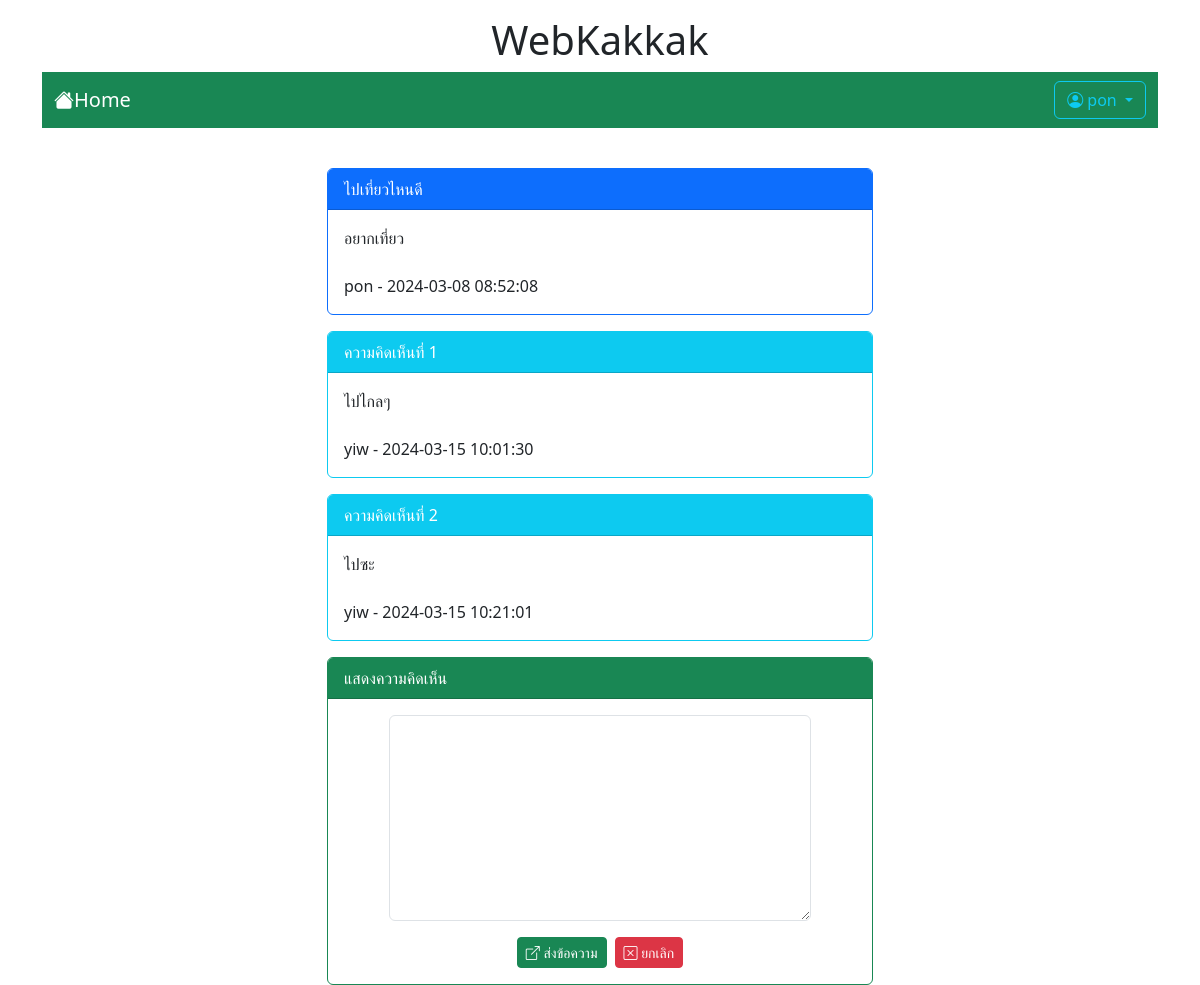
The page /post.php?id=3 (signed in) on the database its author committed.
### tables this page shows
CREATE TABLE `post` (
  `id` int(11) NOT NULL,
  `title` varchar(128) NOT NULL,
  `content` varchar(2048) NOT NULL,
  `post_date` datetime NOT NULL,
  `cat_id` int(11) NOT NULL,
  `user_id` int(11) NOT NULL
);

CREATE TABLE `user` (
  `id` int(11) NOT NULL,
  `login` varchar(32) NOT NULL,
  `password` varchar(64) NOT NULL,
  `name` varchar(64) NOT NULL,
  `gender` char(1) NOT NULL,
  `email` varchar(32) NOT NULL,
  `role` char(1) NOT NULL
);

CREATE TABLE `comment` (
  `id` int(11) NOT NULL,
  `content` varchar(20148) NOT NULL,
  `post_date` datetime NOT NULL,
  `user_id` int(11) NOT NULL,
  `post_id` int(11) NOT NULL
);

### post.php (the view, shortened to what this page needs)
<!DOCTYPE html>
<html lang="en">
<head>
    <link rel="stylesheet" href="https://cdn.jsdelivr.net/npm/bootstrap-icons@1.11.3/font/bootstrap-icons.min.css">
    <link rel="stylesheet" href="bootstrap-5.3.2-dist/css/bootstrap.min.css">
</head>
<body>
    <div class="container-lg">
        <h1 class="mt-3" style="text-align: center;">WebKakkak</h1>
        <?php include "nav.php" ?>
        <div class="row mt-4">
            <div class="col-lg-3 col-md-2 col-sm-1"></div>
            <div class="col-lg-6 col-md-8 col-sm-10">
                <?php
                $conn = new PDO("mysql:host=localhost;dbname=webboard;charset=utf8", "root", "");
                $sql = "SELECT post.title,post.content,post.post_date,user.login
                        FROM post INNER JOIN user ON (post.user_id=user.id)
                        WHERE post.id=$_GET[id]";
                $result = $conn->query($sql);
                while ($row = $result->fetch()) {
                    echo "<div class='card border-primary mt-3'>";
                    echo "<div class='card-header bg-primary text-white'>
                                $row[title]
                            </div>";
                    echo "<div class='card-body'>
                                $row[content]
                                <br><br>
                                $row[login] - $row[post_date]
                            </div>";
                    echo "</div>";
                }
                $sql = "SELECT comment.content, comment.post_date, user.login
                        FROM comment INNER JOIN user ON (comment.user_id=user.id)
                        WHERE comment.post_id=$_GET[id]";
                $result = $conn->query($sql);
                $i = 1;
                while ($row = $result->fetch()) {
                    echo "<div class='card border-info mt-3'>";
                    echo "<div class='card-header bg-info text-white'>
                                ความคิดเห็นที่ $i
                            </div>";
                    echo "<div class='card-body'>
                                $row[content]
                                <br><br>
                                $row[login] - $row[post_date]
                            </div>";
                    echo "</div>";
                    $i = $i + 1;
                }
                ?>
                <?php
                if (isset($_SESSION['id'])) {
                ?>
                    <div class="card border-success mt-3">
                        <div class="card-header bg-success text-white">
                            แสดงความคิดเห็น
                        </div>
                        <div class="card-body">
                            <form action="post_save.php" method="post">
                                <div class="row mb-3 justify-content-center">
                                    <div class="col-lg-10">
                                        <textarea name="comment" rows="8" class="form-control" required></textarea>
                                    </div>
                                </div>
                                <div class="row">
                                    <div class="col-lg-12 d-flex justify-content-center">
                                        <button type="submit" class="btn btn-success btn-sm text-white">
                                            <i class="bi bi-box-arrow-up-right"></i> ส่งข้อความ
                                        </button>
                                        <button type="reset" class="btn btn-danger btn-sm ms-2">
                                            <i class="bi bi-x-square"></i> ยกเลิก
                                        </button>
                                    </div>
                                </div>
                            </form>
                        </div>
                    </div>
                <?php } ?>
            </div><br>
        </div>
    </div>
</body>
</html>

### rows shown on the page
post: title "ไปเที่ยวไหนดี", content "อยากเที่ยว", user.login "pon", post_date "2024-03-08 08:52:08"
comment: content "ไปไกลๆ", user.login "yiw", post_date "2024-03-15 10:01:30"
comment: content "ไปซะ", user.login "yiw", post_date "2024-03-15 10:21:01"

### other values the page prints
$_SESSION['username'] "pon"
